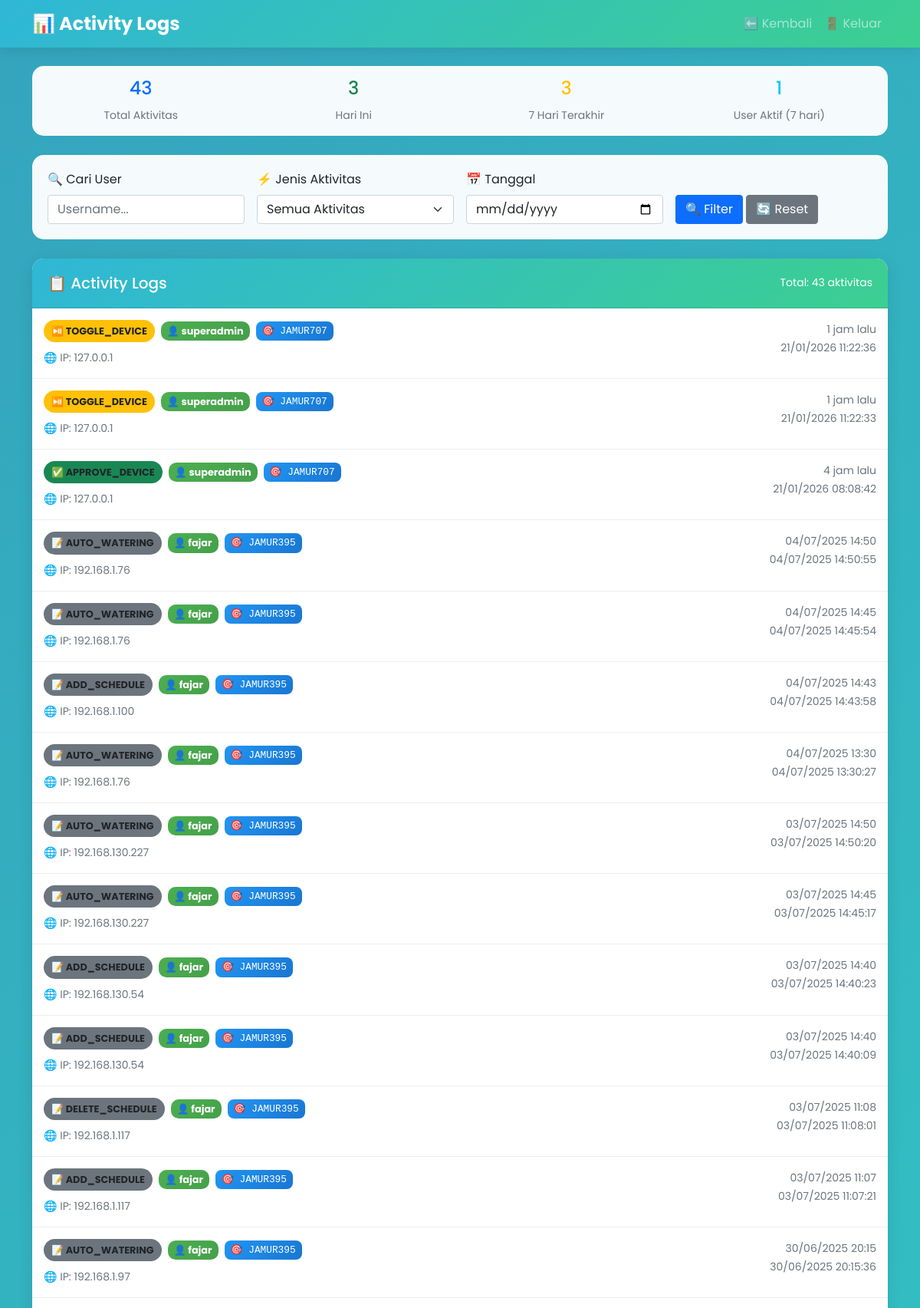
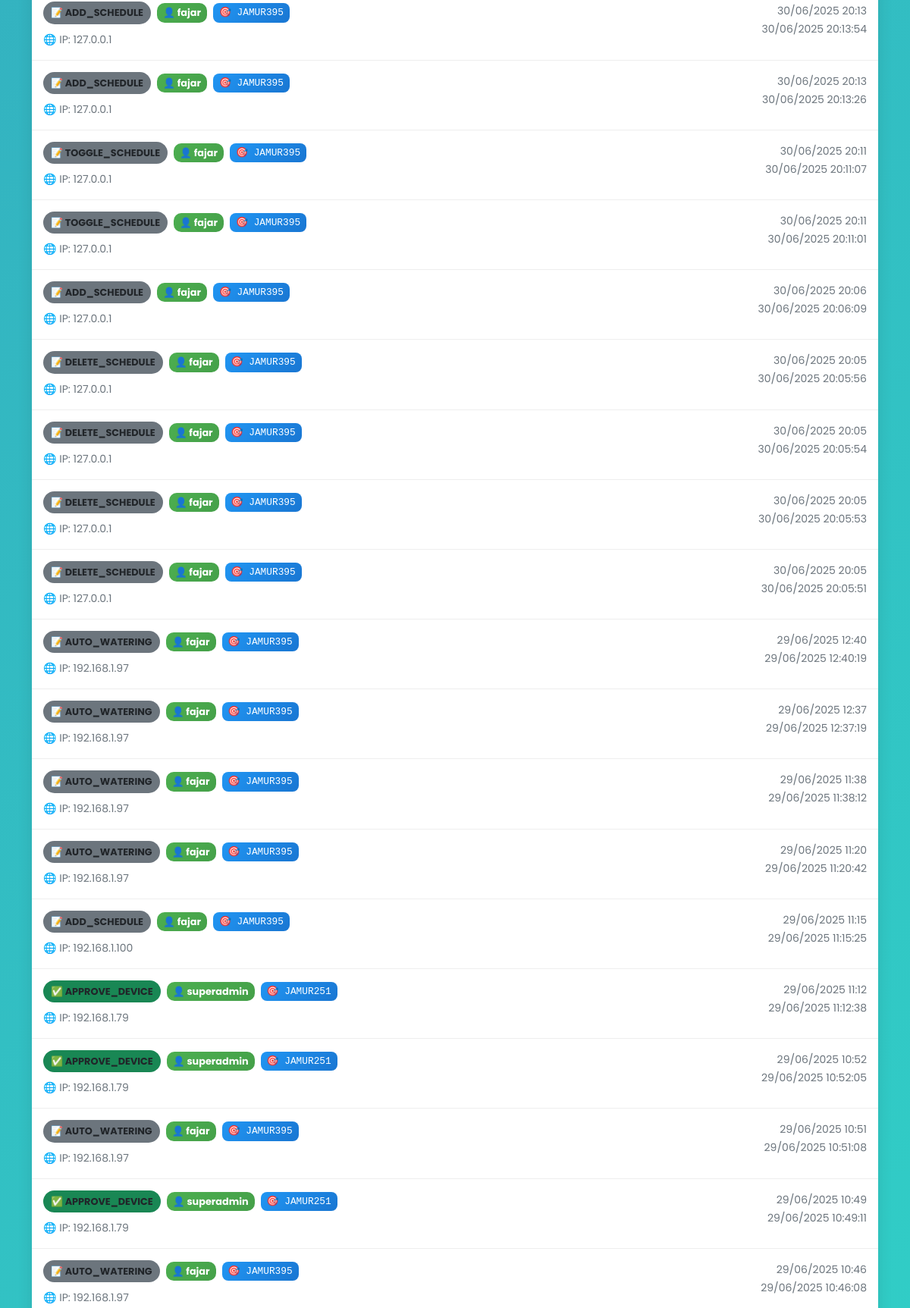
Page /logs.php (signed in, upper part) on the committed database (2 pictures, top to bottom).
### tables this page shows
CREATE TABLE `activity_logs` (
  `id` int(11) NOT NULL AUTO_INCREMENT,
  `user` varchar(50) NOT NULL,
  `action` varchar(100) NOT NULL,
  `target` varchar(100) DEFAULT NULL,
  `details` text DEFAULT NULL,
  `ip_address` varchar(45) DEFAULT NULL,
  `timestamp` timestamp NOT NULL DEFAULT current_timestamp(),
  PRIMARY KEY (`id`)
);

### logs.php (the view, shortened to what this page needs)
<?php
require 'koneksi.php';
$page = isset($_GET['page']) ? (int)$_GET['page'] : 1;
$limit = 50;
$offset = ($page - 1) * $limit;
$filter_user = $_GET['user'] ?? '';
$filter_date = $_GET['date'] ?? '';
$params = [];
$where_clause = '';
$count_query = "SELECT COUNT(*) as total FROM activity_logs $where_clause";
$count_stmt = mysqli_prepare($conn, $count_query);
mysqli_stmt_execute($count_stmt);
$total_result = mysqli_stmt_get_result($count_stmt);
$total_logs = mysqli_fetch_assoc($total_result)['total'];
$logs_query = "SELECT * FROM activity_logs $where_clause ORDER BY timestamp DESC LIMIT ? OFFSET ?";
$logs_stmt = mysqli_prepare($conn, $logs_query);
$all_params = $params;
$all_params[] = $limit;
$all_params[] = $offset;
$types = str_repeat('s', count($params)) . 'ii';
mysqli_stmt_bind_param($logs_stmt, $types, ...$all_params);
mysqli_stmt_execute($logs_stmt);
$logs_result = mysqli_stmt_get_result($logs_stmt);
$logs = mysqli_fetch_all($logs_result, MYSQLI_ASSOC);
function getActionIcon($action) {
    $icons = [
        'LOGIN' => ['icon' => '🔑', 'color' => 'success'],
        'LOGOUT' => ['icon' => '🚪', 'color' => 'secondary'],
        'CREATE_DEVICE' => ['icon' => '📱', 'color' => 'primary'],
        'DELETE_DEVICE' => ['icon' => '🗑️', 'color' => 'danger'],
        'RESTORE_DEVICE' => ['icon' => '🔄', 'color' => 'success'],
        'TOGGLE_DEVICE' => ['icon' => '⏯️', 'color' => 'warning'],
        'APPROVE_DEVICE' => ['icon' => '✅', 'color' => 'success'],
        'REJECT_DEVICE' => ['icon' => '❌', 'color' => 'danger'],
        'UPDATE_DEVICE' => ['icon' => '✏️', 'color' => 'info'],
        'RELAY_ON' => ['icon' => '🔛', 'color' => 'success'],
        'RELAY_OFF' => ['icon' => '🔴', 'color' => 'danger'],
        'DATA_INSERT' => ['icon' => '📊', 'color' => 'info'],
        'BACKUP' => ['icon' => '💾', 'color' => 'warning'],
        'SETTINGS' => ['icon' => '⚙️', 'color' => 'secondary'],
        'USER_CREATE' => ['icon' => '👤', 'color' => 'primary'],
        'USER_UPDATE' => ['icon' => '👤', 'color' => 'info'],
        'PASSWORD_CHANGE' => ['icon' => '🔒', 'color' => 'warning']
    ];
    return $icons[$action] ?? ['icon' => '📝', 'color' => 'secondary'];
}
function timeAgo($datetime) {
    $time = time() - strtotime($datetime);
    if ($time < 86400) return floor($time/3600) . ' jam lalu';
    return date('d/m/Y H:i', strtotime($datetime));
}
?>
<!DOCTYPE html>
<html lang="id">
<head>
    <link href="https://cdn.jsdelivr.net/npm/bootstrap@5.1.3/dist/css/bootstrap.min.css" rel="stylesheet">
</head>
<body>
    <nav class="navbar navbar-expand-lg navbar-dark">
        <div class="container">
            <span class="navbar-brand">📊 Activity Logs</span>
            <div class="navbar-nav ms-auto">
                <a href="superadmin.php" class="nav-link">⬅️ Kembali</a>
                <a href="logout.php" class="nav-link">🚪 Keluar</a>
            </div>
        </div>
    </nav>
    <div class="container mt-4">
        <div class="stats-row">
            <div class="row text-center">
                <div class="col-md-3">
                    <h4 class="text-primary"><?php echo number_format($total_logs); ?></h4>
                    <small class="text-muted">Total Aktivitas</small>
                </div>
                <div class="col-md-3">
                    <h4 class="text-success">
                        <?php
                        $today_query = "SELECT COUNT(*) as today FROM activity_logs WHERE DATE(timestamp) = CURDATE()";
                        $today_result = mysqli_query($conn, $today_query);
                        echo mysqli_fetch_assoc($today_result)['today'];
                        ?>
                    </h4>
                    <small class="text-muted">Hari Ini</small>
                </div>
                <div class="col-md-3">
                    <h4 class="text-warning">
                        <?php
                        $week_query = "SELECT COUNT(*) as week FROM activity_logs WHERE timestamp >= DATE_SUB(NOW(), INTERVAL 7 DAY)";
                        $week_result = mysqli_query($conn, $week_query);
                        echo mysqli_fetch_assoc($week_result)['week'];
                        ?>
                    </h4>
                    <small class="text-muted">7 Hari Terakhir</small>
                </div>
                <div class="col-md-3">
                    <h4 class="text-info">
                        <?php
                        $users_query = "SELECT COUNT(DISTINCT user) as users FROM activity_logs WHERE timestamp >= DATE_SUB(NOW(), INTERVAL 7 DAY)";
                        $users_result = mysqli_query($conn, $users_query);
                        echo mysqli_fetch_assoc($users_result)['users'];
                        ?>
                    </h4>
                    <small class="text-muted">User Aktif (7 hari)</small>
                </div>
            </div>
        </div>
        <div class="filter-card">
            <form method="GET" class="row g-3">
                <div class="col-md-3">
                    <label class="form-label">🔍 Cari User</label>
                    <input type="text" name="user" class="form-control" placeholder="Username..."
                           value="<?php echo htmlspecialchars($filter_user); ?>">
                </div>
                <div class="col-md-3">
                    <label class="form-label">⚡ Jenis Aktivitas</label>
                    <select name="action" class="form-select">
                        <option value="">Semua Aktivitas</option>
                    </select>
                </div>
                <div class="col-md-3">
                    <label class="form-label">📅 Tanggal</label>
                    <input type="date" name="date" class="form-control"
                           value="<?php echo $filter_date; ?>">
                </div>
                <div class="col-md-3">
                    <label class="form-label">&nbsp;</label>
                    <div>
                        <button type="submit" class="btn btn-primary">🔍 Filter</button>
                        <a href="logs.php" class="btn btn-secondary">🔄 Reset</a>
                    </div>
                </div>
            </form>
        </div>
        <div class="card">
            <div class="card-header">
                <div class="d-flex justify-content-between align-items-center">
                    <h5 class="mb-0">📋 Activity Logs</h5>
                    <small>Total: <?php echo number_format($total_logs); ?> aktivitas</small>
                </div>
            </div>
            <div class="card-body p-0">
                <?php if (empty($logs)): ?>
                    <div class="text-center py-5">
                        <h6>📋 Tidak Ada Aktivitas</h6>
                        <p class="text-muted">Tidak ditemukan aktivitas dengan filter yang dipilih.</p>
                    </div>
                <?php else: ?>
                    <?php foreach ($logs as $log): ?>
                        <?php $action_info = getActionIcon($log['action']); ?>
                        <div class="log-item">
                            <div class="d-flex justify-content-between align-items-start">
                                <div class="flex-grow-1">
                                    <div class="d-flex align-items-center mb-2">
                                        <span class="action-badge bg-<?php echo $action_info['color']; ?>">
                                            <?php echo $action_info['icon']; ?>
                                            <?php echo $log['action']; ?>
                                        </span>
                                        <span class="user-badge ms-2">
                                            👤 <?php echo htmlspecialchars($log['user']); ?>
                                        </span>
                                        <?php if (!empty($log['target'])): ?>
                                            <span class="device-code ms-2">
                                                🎯 <?php echo htmlspecialchars($log['target']); ?>
                                            </span>
                                        <?php endif; ?>
                                    </div>
                                    <small class="text-muted">
                                        🌐 IP: <?php echo $log['ip_address'] ?? 'Unknown'; ?>
                                    </small>
                                </div>
                                <div class="ms-3 text-end">
                                    <div class="text-muted">
                                        <small><?php echo timeAgo($log['timestamp']); ?></small>
                                    </div>
                                    <div class="text-muted">
                                        <small><?php echo date('d/m/Y H:i:s', strtotime($log['timestamp'])); ?></small>
                                    </div>
                                </div>
                            </div>
                        </div>
                    <?php endforeach; ?>
                <?php endif; ?>
            </div>
        </div>
    </div>
</body>
</html>

### logs.php (style rules this page uses)
:root { --primary: #2FB7D6; --secondary: #3CCF91; --dark: #1F3A4D; --light: #F4FAFC; --danger: #E74C3C; }
body { font-family: 'Poppins', sans-serif; background: linear-gradient(135deg, #35a4bd, #30d5c8); min-height: 100vh; }
.navbar { background: linear-gradient(135deg, var(--primary), var(--secondary)); box-shadow: 0 2px 20px rgba(0,0,0,0.1); }
.navbar-brand { font-weight: 700; font-size: 1.5rem; }
.card { border-radius: 15px; border: none; box-shadow: 0 5px 20px rgba(0,0,0,0.1); margin-bottom: 25px; }
.card-header { background: linear-gradient(135deg, var(--primary), var(--secondary)); color: white; border-radius: 15px 15px 0 0 !important; padding: 20px; }
.log-item { padding: 15px; border-bottom: 1px solid #eee; transition: background-color 0.3s; }
.action-badge { padding: 5px 10px; border-radius: 15px; font-size: 0.8rem; font-weight: bold; display: inline-flex; align-items: center; gap: 5px; }
.user-badge { background: linear-gradient(135deg, #4CAF50, #45a049); color: white; padding: 3px 8px; border-radius: 10px; font-size: 0.8rem; font-weight: bold; }
.device-code { background: linear-gradient(135deg, #2196F3, #1976D2); color: white; padding: 3px 8px; border-radius: 8px; font-family: 'Courier New', monospace; font-size: 0.8rem; }
.filter-card { background: rgba(255, 255, 255, 0.95); border-radius: 15px; padding: 20px; margin-bottom: 25px; }
.stats-row { background: rgba(255, 255, 255, 0.95); border-radius: 15px; padding: 15px; margin-bottom: 25px; }

### rows in the picture
activity_logs: action "⏯️", action "TOGGLE_DEVICE", user "superadmin", target "JAMUR707", ip_address "127.0.0.1", timestamp "1 jam lalu", timestamp "21/01/2026 11:22:36"
activity_logs: action "⏯️", action "TOGGLE_DEVICE", user "superadmin", target "JAMUR707", ip_address "127.0.0.1", timestamp "1 jam lalu", timestamp "21/01/2026 11:22:33"
activity_logs: action "✅", action "APPROVE_DEVICE", user "superadmin", target "JAMUR707", ip_address "127.0.0.1", timestamp "4 jam lalu", timestamp "21/01/2026 08:08:42"
activity_logs: action "📝", action "AUTO_WATERING", user "fajar", target "JAMUR395", ip_address "192.168.1.76", timestamp "04/07/2025 14:50", timestamp "04/07/2025 14:50:55"
activity_logs: action "📝", action "AUTO_WATERING", user "fajar", target "JAMUR395", ip_address "192.168.1.76", timestamp "04/07/2025 14:45", timestamp "04/07/2025 14:45:54"
activity_logs: action "📝", action "ADD_SCHEDULE", user "fajar", target "JAMUR395", ip_address "192.168.1.100", timestamp "04/07/2025 14:43", timestamp "04/07/2025 14:43:58"
activity_logs: action "📝", action "AUTO_WATERING", user "fajar", target "JAMUR395", ip_address "192.168.1.76", timestamp "04/07/2025 13:30", timestamp "04/07/2025 13:30:27"
activity_logs: action "📝", action "AUTO_WATERING", user "fajar", target "JAMUR395", ip_address "192.168.130.227", timestamp "03/07/2025 14:50", timestamp "03/07/2025 14:50:20"
activity_logs: action "📝", action "AUTO_WATERING", user "fajar", target "JAMUR395", ip_address "192.168.130.227", timestamp "03/07/2025 14:45", timestamp "03/07/2025 14:45:17"
activity_logs: action "📝", action "ADD_SCHEDULE", user "fajar", target "JAMUR395", ip_address "192.168.130.54", timestamp "03/07/2025 14:40", timestamp "03/07/2025 14:40:23"
activity_logs: action "📝", action "ADD_SCHEDULE", user "fajar", target "JAMUR395", ip_address "192.168.130.54", timestamp "03/07/2025 14:40", timestamp "03/07/2025 14:40:09"
activity_logs: action "📝", action "DELETE_SCHEDULE", user "fajar", target "JAMUR395", ip_address "192.168.1.117", timestamp "03/07/2025 11:08", timestamp "03/07/2025 11:08:01"
activity_logs: action "📝", action "ADD_SCHEDULE", user "fajar", target "JAMUR395", ip_address "192.168.1.117", timestamp "03/07/2025 11:07", timestamp "03/07/2025 11:07:21"
activity_logs: action "📝", action "AUTO_WATERING", user "fajar", target "JAMUR395", ip_address "192.168.1.97", timestamp "30/06/2025 20:15", timestamp "30/06/2025 20:15:36"
activity_logs: action "📝", action "ADD_SCHEDULE", user "fajar", target "JAMUR395", ip_address "127.0.0.1", timestamp "30/06/2025 20:13", timestamp "30/06/2025 20:13:54"
activity_logs: action "📝", action "ADD_SCHEDULE", user "fajar", target "JAMUR395", ip_address "127.0.0.1", timestamp "30/06/2025 20:13", timestamp "30/06/2025 20:13:26"
activity_logs: action "📝", action "TOGGLE_SCHEDULE", user "fajar", target "JAMUR395", ip_address "127.0.0.1", timestamp "30/06/2025 20:11", timestamp "30/06/2025 20:11:07"
activity_logs: action "📝", action "TOGGLE_SCHEDULE", user "fajar", target "JAMUR395", ip_address "127.0.0.1", timestamp "30/06/2025 20:11", timestamp "30/06/2025 20:11:01"
activity_logs: action "📝", action "ADD_SCHEDULE", user "fajar", target "JAMUR395", ip_address "127.0.0.1", timestamp "30/06/2025 20:06", timestamp "30/06/2025 20:06:09"
activity_logs: action "📝", action "DELETE_SCHEDULE", user "fajar", target "JAMUR395", ip_address "127.0.0.1", timestamp "30/06/2025 20:05", timestamp "30/06/2025 20:05:56"
activity_logs: action "📝", action "DELETE_SCHEDULE", user "fajar", target "JAMUR395", ip_address "127.0.0.1", timestamp "30/06/2025 20:05", timestamp "30/06/2025 20:05:54"
activity_logs: action "📝", action "DELETE_SCHEDULE", user "fajar", target "JAMUR395", ip_address "127.0.0.1", timestamp "30/06/2025 20:05", timestamp "30/06/2025 20:05:53"
activity_logs: action "📝", action "DELETE_SCHEDULE", user "fajar", target "JAMUR395", ip_address "127.0.0.1", timestamp "30/06/2025 20:05", timestamp "30/06/2025 20:05:51"
activity_logs: action "📝", action "AUTO_WATERING", user "fajar", target "JAMUR395", ip_address "192.168.1.97", timestamp "29/06/2025 12:40", timestamp "29/06/2025 12:40:19"
activity_logs: action "📝", action "AUTO_WATERING", user "fajar", target "JAMUR395", ip_address "192.168.1.97", timestamp "29/06/2025 12:37", timestamp "29/06/2025 12:37:19"
activity_logs: action "📝", action "AUTO_WATERING", user "fajar", target "JAMUR395", ip_address "192.168.1.97", timestamp "29/06/2025 11:38", timestamp "29/06/2025 11:38:12"
activity_logs: action "📝", action "AUTO_WATERING", user "fajar", target "JAMUR395", ip_address "192.168.1.97", timestamp "29/06/2025 11:20", timestamp "29/06/2025 11:20:42"
activity_logs: action "📝", action "ADD_SCHEDULE", user "fajar", target "JAMUR395", ip_address "192.168.1.100", timestamp "29/06/2025 11:15", timestamp "29/06/2025 11:15:25"
activity_logs: action "✅", action "APPROVE_DEVICE", user "superadmin", target "JAMUR251", ip_address "192.168.1.79", timestamp "29/06/2025 11:12", timestamp "29/06/2025 11:12:38"
activity_logs: action "✅", action "APPROVE_DEVICE", user "superadmin", target "JAMUR251", ip_address "192.168.1.79", timestamp "29/06/2025 10:52", timestamp "29/06/2025 10:52:05"
activity_logs: action "📝", action "AUTO_WATERING", user "fajar", target "JAMUR395", ip_address "192.168.1.97", timestamp "29/06/2025 10:51", timestamp "29/06/2025 10:51:08"
activity_logs: action "✅", action "APPROVE_DEVICE", user "superadmin", target "JAMUR251", ip_address "192.168.1.79", timestamp "29/06/2025 10:49", timestamp "29/06/2025 10:49:11"
activity_logs: action "📝", action "AUTO_WATERING", user "fajar", target "JAMUR395", ip_address "192.168.1.97", timestamp "29/06/2025 10:46", timestamp "29/06/2025 10:46:08"

### other values in the picture
$total_logs "43"
mysqli_fetch_assoc($today_result)['today'] "3"
mysqli_fetch_assoc($week_result)['week'] "3"
mysqli_fetch_assoc($users_result)['users'] "1"
